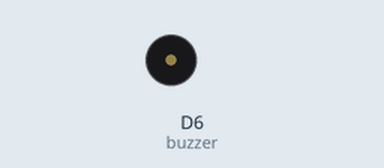
Simulated run of this sketch. Board: ESP8266 (NodeMCU). Shown: buzzer (waves = sounding).

Above: at 0.7 s.
Timing chart, 0 to 3.0 s (numbered marks = the images above):
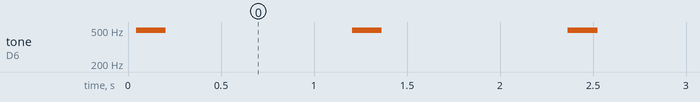

Measured:
- by itself, tone on D6 (buzzer): alternates 498 Hz for 0.16 s and silent for 1.0 s

The sketch:

01._buzzer.ino
```cpp
/******************************************************************************************
 * FileName     : 01._buzzer
 * Description  : 부저를 이용하여 소리 내보기
 * Author       : 이인정
 * Created Date : 2021.06.18
 * Reference    :
 * Modified     : 2021.06.18 : LIJ : 헤더 수정
 * Modified     : 2021.12.16 : LEH : 소스 크린징
******************************************************************************************/

int buzzer = D6 ;


void setup ()
{
  pinMode (buzzer, OUTPUT) ;          // 핀 모드 설정
}


void loop ()
{
  int i;
  for (i=0;i<80;i++)
  {
    digitalWrite(buzzer, HIGH);       // 소리를 짧게 한 번 냄
    delay(1);
    digitalWrite(buzzer, LOW);
    delay(1);
  }
  delay(1000);
}

//=========================================================================================
//
// (주)한국공학기술연구원 http://et.ketri.re.kr
//
//=========================================================================================
```
